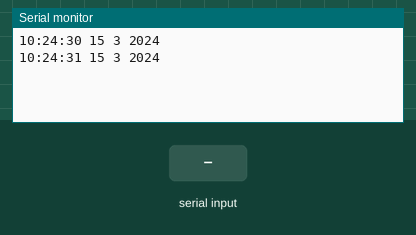
Recording of a sketch running on a simulated Arduino Uno, built with avr-gcc and run on an emulated ATmega328P. On the bench: the last lines printed to the serial monitor. Wiring (inferred from the names in the program): DS1307 clock at I2C address 0x68. Inputs (shaded band) come from the test bench. The local clock reads 2024-03-15 10:24:30 at power-on unless the sketch sets it.

Above: at 1.2 s.
1.3 s: " \n" received over Serial
At 2.4 s:
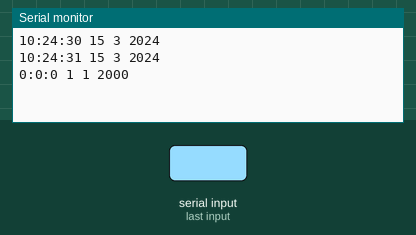
2.8 s: "90 45 200\n" received over Serial
At 3.8 s:
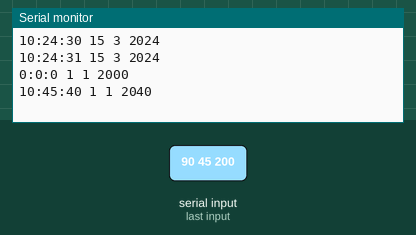
Timing chart, 0 to 5.8 s (numbered marks = the images above; inputs shaded):
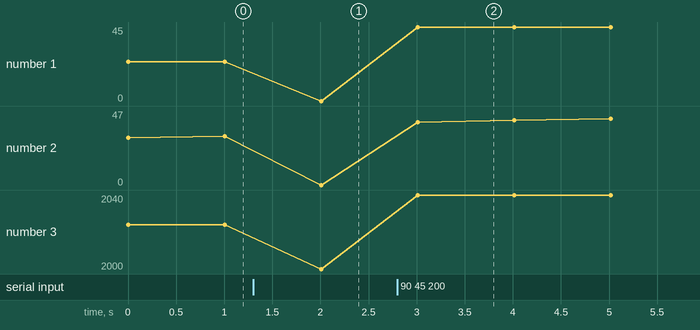

Measured:
- after the input at 1.3 s, the serial monitor: prints a new line after 0.71 s (image 1)
- after the input at 2.8 s, the serial monitor: prints a new line after 0.21 s (image 2)
- plotted number 1: 24 → 0 after the input at 1.3 s, 0 → 45 after the input at 2.8 s
- plotted number 2: 31 → 0 after the input at 1.3 s, 0 → 47 after the input at 2.8 s
- plotted number 3: 2024 → 2000 after the input at 1.3 s, 2000 → 2040 after the input at 2.8 s

The sketch:

I2C_DS1307_Serial.ino
```cpp
#include <Wire.h>                                   //Thư viện Wire giao tiếp I2C

const byte DS1307 = 0x68;                           //Địa chỉ DS1307
const byte NumberOfFields = 7;                      //Số byte cần đọc
int second, minute, hour, day, wday, month, year;   //Biến lưu giá trị

void setup()
{
  Wire.begin();                                     //Khai báo giao thức I2C
  Serial.begin(9600);                               //Bật cổng Serial 9600
}

void loop()
{
  if (!Serial.available())                           //Nếu không có tín hiệu Serial
  {
    ReadDS1307();                                    //Đọc từ RTC
    DisplayDS1307();                                 //Hiển thị lên Serial
    delay(1000);                                     //Dừng 1s
  }
  else                                               //Ngược lại
  {
    ReadSerial();                                    //Đọc giá trị Serial
  }
}

void ReadSerial()
{
    byte hr; byte min; byte sec; byte wd; byte d; byte mth; byte yr;    //Biến lưu
    String buff = Serial.readStringUntil('\n');                         //Đọc đến khi hết dòng
    String tmp;                                                         //Biến tạm để tách

    for (int i=0;i<7;i++)                                               //Đọc vào 7 thông tin theo thứ tự (Giờ-Phút-Giây-Thứ trong tuần-Ngày-Tháng-Năm)
    {
      int index=buff.indexOf(" ");                                      //Lấy vị trí đến dấu cách
      tmp=buff.substring(0,index);                                      //Tách biến tạm
      buff=buff.substring(index+1,buff.length());                       //Tính lại buff
      switch (i)                                                        //Đọc dữ liệu và gán vào
      {
        case 0:
          hr=tmp.toInt();
          break;
        case 1:
          min=tmp.toInt();
          break;
        case 2:
          sec=tmp.toInt();
          break;
        case 3:
          wd=tmp.toInt();
          break;
        case 4:
          d=tmp.toInt();
          break;
        case 5:
          mth=tmp.toInt();
          break;
        case 6:
          yr=tmp.toInt();
          break;
      }
    }
    SetTime(hr, min, sec, wd, d, mth, yr);                    //Thiết lập lại thời gian
}

void ReadDS1307()
{
  Wire.beginTransmission(DS1307);
  Wire.write((byte)0x00);
  Wire.endTransmission();
  Wire.requestFrom(DS1307, NumberOfFields);

  second = bcd2dec(Wire.read() & 0x7f);
  minute = bcd2dec(Wire.read() );
  hour   = bcd2dec(Wire.read() & 0x3f); // chế độ 24h.
  wday   = bcd2dec(Wire.read() );
  day    = bcd2dec(Wire.read() );
  month  = bcd2dec(Wire.read() );
  year   = bcd2dec(Wire.read() );
  year   += 2000;
}

int bcd2dec(byte num) { return ((num / 16 * 10) + (num % 16)); } // Chuyển từ format BCD (Binary-Coded Decimal) sang Decimal
int dec2bcd(byte num) { return ((num / 10 * 16) + (num % 10)); } // Chuyển từ Decimal sang BCD

void DisplayDS1307()
{
  //Xuất ra Serial
  Serial.print(hour);
  Serial.print(":");
  Serial.print(minute);
  Serial.print(":");
  Serial.print(second);
  Serial.print(" ");
  Serial.print(day);
  Serial.print(" ");
  Serial.print(month);
  Serial.print(" ");
  Serial.println(year);
}

void SetTime(byte hr, byte min, byte sec, byte wd, byte d, byte mth, byte yr)
{
  Wire.beginTransmission(DS1307); //Bắt đầu truyền đến địa chỉ DS1307
  Wire.write(byte(0x00));         //Đặt lại con trỏ
  Wire.write(dec2bcd(sec));
  Wire.write(dec2bcd(min));
  Wire.write(dec2bcd(hr));
  Wire.write(dec2bcd(wd));        //Ngày trong tuần: 1 = Chủ nhật; 7 = Thứ bảy
  Wire.write(dec2bcd(d));
  Wire.write(dec2bcd(mth));
  Wire.write(dec2bcd(yr));
  Wire.endTransmission();         //Ngắt tín hiệu
}
```
